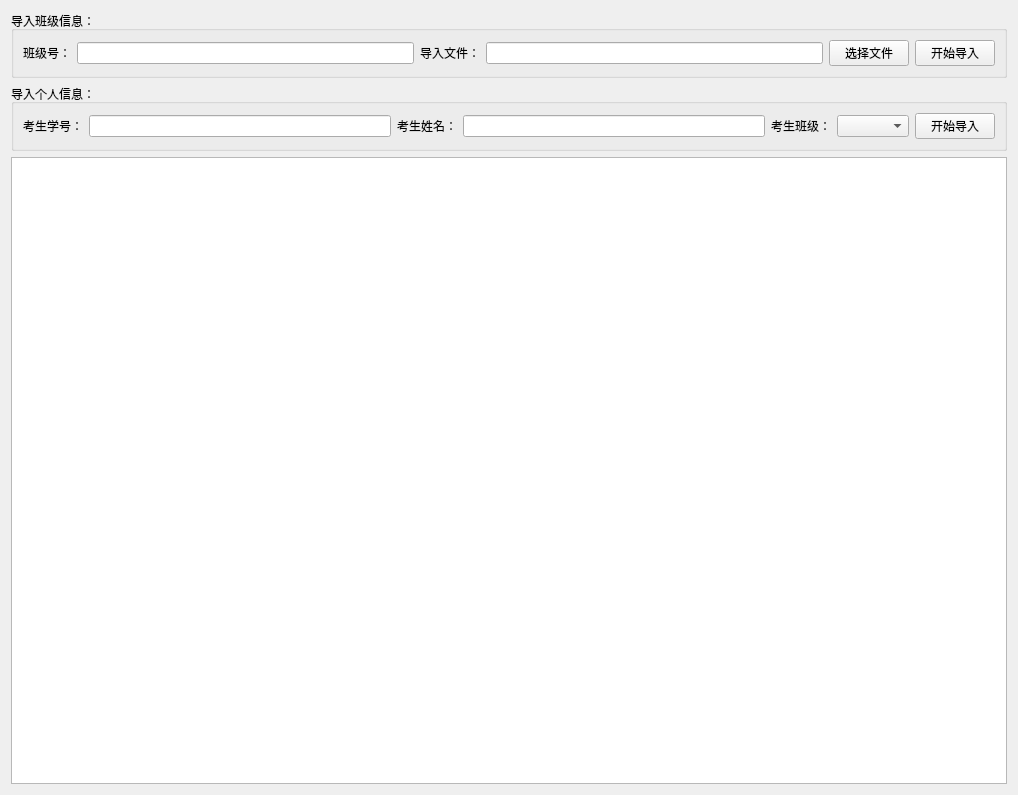
<?xml version="1.0" encoding="UTF-8"?>
<ui version="4.0">
 <class>InputInfoWidget</class>
 <widget class="QWidget" name="InputInfoWidget">
  <property name="geometry">
   <rect>
    <x>0</x>
    <y>0</y>
    <width>1018</width>
    <height>795</height>
   </rect>
  </property>
  <property name="windowTitle">
   <string>Form</string>
  </property>
  <layout class="QVBoxLayout" name="verticalLayout">
   <item>
    <widget class="QGroupBox" name="groupBox">
     <property name="title">
      <string>导入班级信息：</string>
     </property>
     <layout class="QHBoxLayout" name="horizontalLayout">
      <item>
       <widget class="QLabel" name="label">
        <property name="text">
         <string>班级号：</string>
        </property>
       </widget>
      </item>
      <item>
       <widget class="QLineEdit" name="le_class"/>
      </item>
      <item>
       <widget class="QLabel" name="label_3">
        <property name="text">
         <string>导入文件：</string>
        </property>
       </widget>
      </item>
      <item>
       <widget class="QLineEdit" name="le_filename"/>
      </item>
      <item>
       <widget class="QPushButton" name="pb_choose">
        <property name="text">
         <string>选择文件</string>
        </property>
       </widget>
      </item>
      <item>
       <widget class="QPushButton" name="pb_import_class">
        <property name="text">
         <string>开始导入</string>
        </property>
       </widget>
      </item>
     </layout>
    </widget>
   </item>
   <item>
    <widget class="QGroupBox" name="groupBox_2">
     <property name="title">
      <string>导入个人信息：</string>
     </property>
     <layout class="QHBoxLayout" name="horizontalLayout_2">
      <item>
       <widget class="QLabel" name="label_2">
        <property name="text">
         <string>考生学号：</string>
        </property>
       </widget>
      </item>
      <item>
       <widget class="QLineEdit" name="le_personnumber"/>
      </item>
      <item>
       <widget class="QLabel" name="label_4">
        <property name="text">
         <string>考生姓名：</string>
        </property>
       </widget>
      </item>
      <item>
       <widget class="QLineEdit" name="le_personname"/>
      </item>
      <item>
       <widget class="QLabel" name="label_5">
        <property name="text">
         <string>考生班级：</string>
        </property>
       </widget>
      </item>
      <item>
       <widget class="QComboBox" name="cb_class"/>
      </item>
      <item>
       <widget class="QPushButton" name="pb_import_person">
        <property name="text">
         <string>开始导入</string>
        </property>
       </widget>
      </item>
     </layout>
    </widget>
   </item>
   <item>
    <widget class="QTreeView" name="treeView"/>
   </item>
  </layout>
 </widget>
 <resources/>
 <connections/>
</ui>
